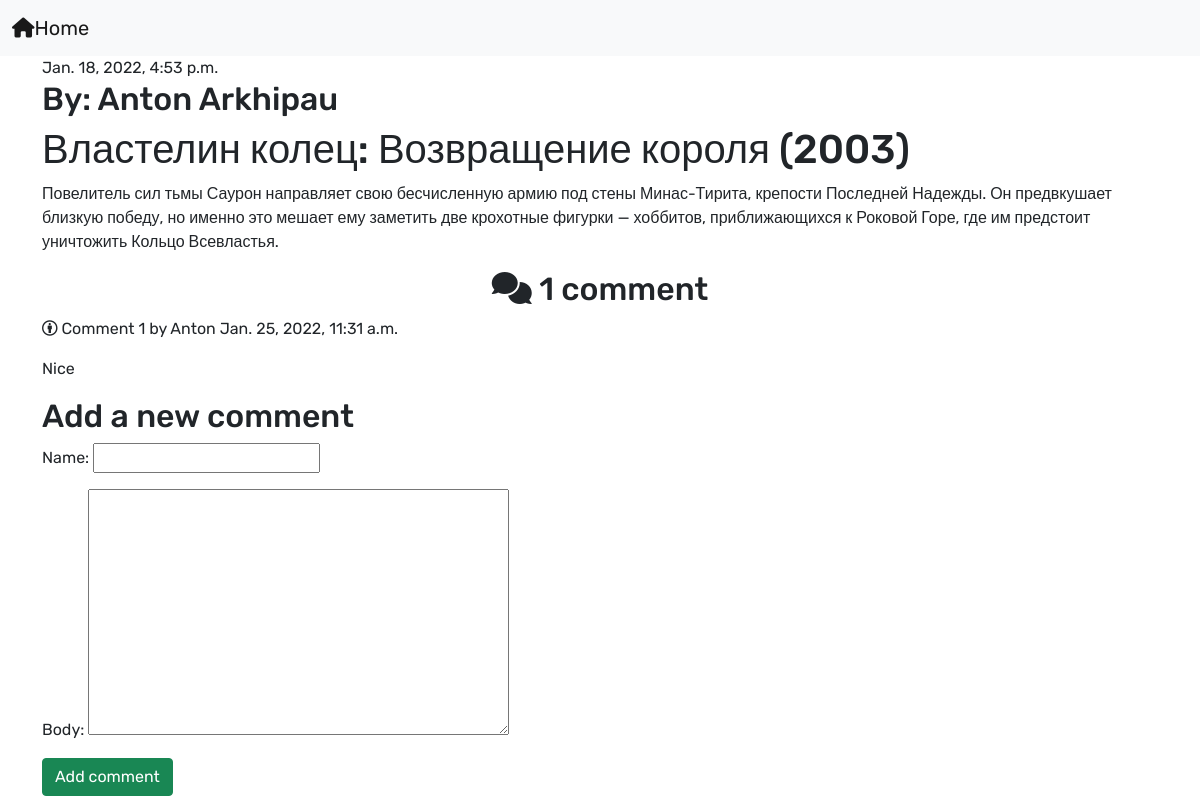
Page /post/6/ on the committed database.
### blog/models.py (models this page shows, shortened)
class Post(models.Model):
    author = models.ForeignKey(settings.AUTH_USER_MODEL, on_delete=models.CASCADE) # первичный ключ таблицы (генерируется автоматически при создании нового поста)
    title = models.CharField(max_length=150) # текстовое поле ограниченное 150 исмволами
    text = models.TextField() # текстовое поле, неограниченное размерами
    created = models.DateTimeField(default=timezone.now) # исходя из названия, будет отображать время создания поста
    tags = TaggableManager()

class Comment(models.Model):
    post = models.ForeignKey(Post, related_name='comments', on_delete=models.CASCADE) # связь по внешнему ключу с конкретным постом
    name = models.CharField(max_length=80)
    body = models.TextField()
    created = models.DateTimeField(auto_now_add=True)
    updated = models.DateTimeField(auto_now=True)
    active = models.BooleanField(default=True) # поле active имеет будево значение, чтобы отключить нежелательные комментарии
    class Meta:
        verbose_name = 'Комментарий'
        verbose_name_plural = 'Комментарии'
        ordering = ('-created',)

### blog/views.py (the view)
# urls.py: path('post/<int:pk>/', views.post_detail, name="post_detail"),
def post_detail(request, pk):
    post = get_object_or_404(Post,
                             pk=pk)  # эта строчка. pk = это парметр функции get_object_or_404, а второй pk - это парметр функции post_detail
    comments = post.comments.filter(
        active=True)  # запрос(QuerySet) для получения всех активных комментариев для конкретного поста.
    if request.method == 'POST':  # если же запрос POST
        comment_form = CommentForm(data=request.POST)  # то созд. экземпляр формы с использованием отправных данных
        if comment_form.is_valid():  # проверка с помошью is_valid, если же не прошла проверку, то будут отображаться ошибки валидности в шаблоне
            new_comment = comment_form.save(
                commit=False)  # если она валидная, то 1. созд. новый объект Comment вызвав метод save
            new_comment.post = post  # связь комментария с конкретным постом
            new_comment.save()  # созраняем комментарий в БД
    else:  # если request.method == 'GET', т.е. мы исп. один и тот же view для отображения формы заполнения комментария
        comment_form = CommentForm()
    return render(request, 'blog/post_detail.html', {'post': post,
                                                     'comments': comments,
                                                     'comment_form': comment_form})  # 'post' это ключ, по которому осущ запрос на верхней строчке

### blog/forms.py
class CommentForm(ModelForm):
    class Meta:
        model = Comment
        fields = ('name', 'body')

### blog/templates/blog/post_detail.html (shortened to what this page needs)
{% extends 'blog/base.html' %}
{% block content %}
<div class="container">
    <div class="post">
        {% if post.created %}
            <div class="date">
                {{ post.created }}
            </div>
        {%  endif %}
        <h2>By: {{post.author.first_name}} {{post.author.last_name}}</h2>
        <h1>{{post.title}}</h1>
        <p>{{post.text}}</p>
        {% with comments.count as total_comments %}
            <h2 style="text-align: center"><i class="fas fa-comments"></i>
                {{ total_comments }} comment{{ total_comments|pluralize }}
            </h2>
        {% endwith %}
        {% for comment in comments %}
            <div class="comment">
                <p class="info"><i class="fab fa-creative-commons-by"></i>
                    Comment {{ forloop.counter }} by {{ comment.name }}
                    {{ comment.created }}
                </p>
                {{ comment.body|linebreaks }}
            </div>
        {% empty %}
            <p>There are no comments yet.</p>
        {% endfor %}
        {% if new_comment %}
            <h2>Your comment has been added.</h2>
        {% else %}
            <h2>Add a new comment</h2>
            <form action="." method="post">
                {{ comment_form.as_p }}
                <p><input type="submit" class="btn btn-success" value="Add comment"></p>
            </form>
        {% endif %}
    </div>
</div>
{% endblock %}

### blog/templates/blog/base.html (style rules this page uses)
body { font-family: 'Rubik', sans-serif; }

### rows in the picture
Post: created "Jan. 18, 2022, 4:53 p.m.", author.first_name "Anton", author.last_name "Arkhipau", title "Властелин колец: Возвращение короля (2003)", text "Повелитель сил тьмы Саурон направляет свою бесчисленную армию под стены Минас-Тирита, крепости Последней Надежды. Он предвкушает близкую победу, но именно это мешает ему заметить две крохотные фигурки — хоббитов, приближающихся к Роковой Горе, где им предстоит уничтожить Кольцо Всевластья."
Comment: name "Anton", created "Jan. 25, 2022, 11:31 a.m.", body "Nice"

### other values in the picture
{{ total_comments }} "1"
